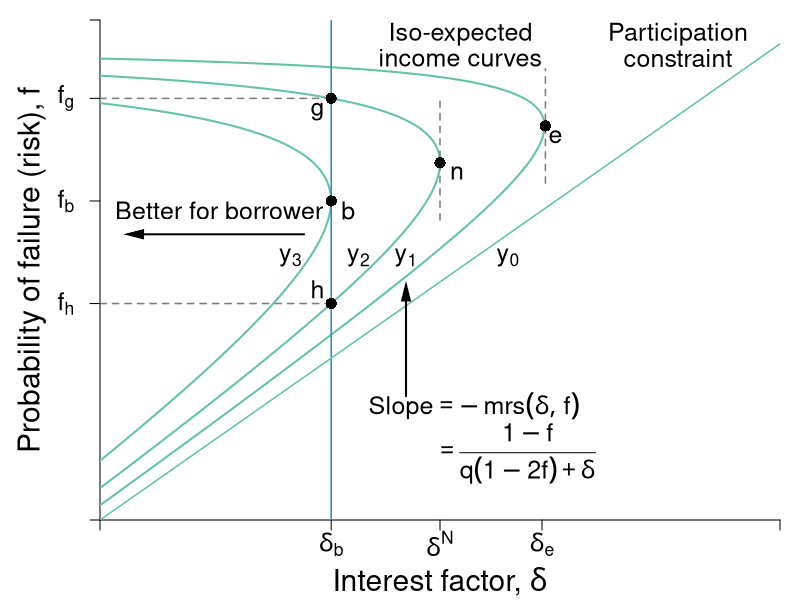

Recreate this plot in R.
#Graph Designer: Simon Halliday
#Authors: Bowles, Foley and Halliday
#Title: Coordination, Conflict and Competition: A Text in Microeconomics

library(shape)
pdf(file = "credit/non_contractual_brf_part_a.pdf", width = 8, height = 6)

#Set parameters for graphics
axislabelsize <- 1.8
labelsize <- 1.5
namesize <- 1.8
annotatesize <- 1.5
graphlinewidth <- 2
segmentlinewidth <- 1.5

COL <- c("#7fc97f", "#beaed4", "#fdc086", "#ffff99", "#386cb0", "#f0027f", "#bf5b17", "#666666")
COLA <- c("#e0f3db", "#99d8c9","#66c2a4","#41ae76", "#238b45", "#005824")
COLB <- c("#c6dbef", "#4eb3d3", "#2b8cbe", "#0868ac","#084081")
grays <- gray.colors(25, start = 1, end = 0)

#Edited the margins to cater for the larger LHS labels
par(mar =  c(4, 5, 1, 1))

brfFn <- function(delta, mu = 1) {
  .5 + (delta / (2 * mu)) 
}

isoreturnFn <- function(delta, pi=0.125) {
  1 - (pi)/delta
}


yFn <- function(d1, f1, mu = 1){
  mu*f1*(1 - f1) - d1*(1 - f1)
}

ylow <- function(delta, mu = 1, ybar = 0.03){
  (-sqrt(delta^2 - 2*delta*mu + mu^2 - 4*mu*ybar) + delta + mu)/(2*mu)
}

yhigh <- function(delta, mu = 1, ybar = 0.03){
  (sqrt(delta^2 - 2*delta*mu + mu^2 - 4*mu*ybar) + delta + mu)/(2*mu)
}

xlims <- c(0, 1)
ylims <- c(0, 1.05)

npts <- 501 
d1 <- seq(xlims[1], xlims[2], length.out = npts)
f1 <- seq(ylims[1], ylims[2], length.out = npts) 
a <- c(0.03, 0.0625, 0.109)

plot(0, 0, xlim = xlims, ylim = ylims, type = "n",
     xlab = expression(paste("")),
     ylab = expression(paste("")), 
     xaxt = "n", 
     yaxt = "n", 
     cex.lab = axislabelsize, 
     bty = "n", 
     xaxs="i", 
     yaxs="i"
)


# ticksy <- seq(from = 0, to = ylims[2], by = 0.1)
# ylabels <- seq(from = 0, to = ylims[2], by = 0.1)
# ticksx <- seq(from = 0, to = xlims[2], by = 0.1)
# xlabels <- seq(from = 0, to = xlims[2], by = 0.1)
#ticksy <- c(ylims[1], 0.5, brfFn(delta = 0.34), brfFn(delta = 0.5), brfFn(delta = 0.65), yhigh(delta = 0.5), ylims[2])
#ticksy <- c(ylims[1], 0.5, brfFn(delta = 0.34), NA, brfFn(delta = 0.5), NA, NA, ylims[2])
ticksy <- c(ylims[1], NA, NA, ylow(delta = 0.34, ybar = 0.0625), brfFn(delta = 0.34), NA, yhigh(delta = 0.34, ybar = 0.0625), ylims[2])

ylabels <- c(NA, NA, NA, NA,NA,NA, NA, NA)
#ylabels <- c(NA, expression(paste(f == frac(1,2))), expression(paste(f^d)), expression(paste(f*(delta^L) )),  expression(paste(f*(delta^n) == frac(3,4))),expression(paste(f*(delta^H) )), expression(paste(f^e)), NA)
ticksx <- c(xlims[1], 0.34, 0.5, 0.65, xlims[2])
xlabels <- c(NA,  expression(paste(delta[b])), expression(paste(delta^N)), expression(paste(delta[e])), NA)

axis(1, at = ticksx, pos = 0, labels = xlabels, cex.axis = labelsize)
axis(2, at = ticksy, pos = 0, labels = ylabels, las = 1,cex.axis = labelsize)

#ylabels <- c(NA, expression(paste(f == frac(1,2))), expression(paste(f^d)), expression(paste(f*(delta^L) )),  expression(paste(f*(delta^n) == frac(3,4))),expression(paste(f*(delta^H) )), expression(paste(f^e)), NA)
#text(-0.08, 0.45, expression(paste(f == frac(1,2))), cex = labelsize, xpd =TRUE)

text(-0.05, ylow(delta = 0.34, ybar = 0.0625), expression(paste(f[h])), cex = labelsize, xpd =TRUE)
#text(-0.07, 0.665, expression(paste(f*(delta^L) )), cex = labelsize, xpd =TRUE)
#text(-0.105, 0.753, expression(paste(f*(delta^N) ==frac(3,4) )), cex = labelsize, xpd =TRUE)
#text(-0.07, 0.832, expression(paste(f*(delta^n))), cex = labelsize, xpd =TRUE)
#text(-0.07, 0.93, expression(paste(f*(delta^H) )), cex = labelsize, xpd =TRUE)
text(-0.05, brfFn(delta = 0.34), expression(paste(f[b])), cex = labelsize, xpd =TRUE)
text(-0.05, yhigh(delta = 0.34, ybar = 0.0625), expression(paste(f[g])), cex = labelsize, xpd =TRUE)
# y-labels with numeric values
# text(-0.0905, 0.48, expression(paste(frac(1,2) == f)), cex = labelsize, xpd =TRUE)
# text(-0.05, 0.58, expression(paste(0.57 == f^d)), cex = labelsize, xpd =TRUE)
# text(-0.07, 0.66, expression(paste(0.67 == f*(delta^L) )), cex = labelsize, xpd =TRUE)
# text(-0.105, 0.76, expression(paste(frac(3,4) == f*(delta^n))), cex = labelsize, xpd =TRUE)
# text(-0.07, 0.84, expression(paste(0.83 == f*(delta^n) )), cex = labelsize, xpd =TRUE)
# text(-0.07, 0.93, expression(paste(0.93 == f*(delta^H) )), cex = labelsize, xpd =TRUE)
# text(-0.05, 1.05, expression(paste(1.05f^e)), cex = labelsize, xpd =TRUE)


npts <- 503 
xx1 <- seq(xlims[1], xlims[2], length.out = npts)
xx2 <- seq(0, 1, length.out = npts)

#Draw the graphs
#lines(xx1, brfFn(xx1), col = COLA[4], lwd = graphlinewidth)

#Axis labels
mtext(expression(paste("Interest factor, ", delta)), side = 1, line = 3, cex = axislabelsize)
text(-0.1, 0.5*(ylims[2]), expression(paste("Probability of failure (risk), ", f)), xpd = TRUE, cex = axislabelsize, srt = 90) 

#Contour lines
contour(d1, f1,
        outer(d1, f1, yFn),
        drawlabels = FALSE,
        col = COLA[3],
        lwd = graphlinewidth,
        levels = a,
        xaxs="i",
        yaxs="i",
        add = TRUE)

segments(0.5, 0.63, 0.5, yhigh(delta = 0.5) - 0.05, lty = 2, col = grays[20] , lwd = segmentlinewidth)
segments(0, yhigh(delta = 0.34, ybar = 0.0625), 0.34, yhigh(delta = 0.34, ybar = 0.0625), lty = 2, col = grays[20] , lwd = segmentlinewidth)
segments(0, ylow(delta = 0.34, ybar = 0.0625), 0.34, ylow(delta = 0.34, ybar = 0.0625), lty = 2, col = grays[20] , lwd = segmentlinewidth)

segments(0.34, 0, 0.34, ylims[2], lty = 1, col = COLB[3], lwd = segmentlinewidth)
segments(0.655, brfFn(delta = 0.655) - 0.12, 0.655, brfFn(delta = 0.655) + 0.12, lty = 2, col = grays[20] , lwd = segmentlinewidth)

segments(0, 0, 1, 1, lty = 1, col = COLA[3] , lwd = segmentlinewidth)

# 
# segments(8, 0, 8,indiffA(x = 8)  , lty = 2, col = "gray" , lwd = segmentlinewidth)
# segments(0, indiffA(x = 8) , 8,indiffA(x = 8)  , lty = 2, col = "gray" , lwd = segmentlinewidth)

text(0.5+ 0.025, brfFn(delta = 0.5) - 0.02, expression(paste(n)), cex = labelsize)
points(0.5, brfFn(delta = 0.5), pch = 16, col = "black", cex = 1.5)
text(0.34+ 0.025, brfFn(delta = 0.34) - 0.02, expression(paste(b)), cex = labelsize)
points(0.34, brfFn(delta = 0.34), pch = 16, col = "black", cex = 1.5)
text(0.65 + 0.02, brfFn(delta = 0.65) - 0.02, expression(paste(e)), cex = labelsize)
points(0.655, brfFn(delta = 0.655), pch = 16, col = "black", cex = 1.5)

#Points g and h on the Nash iso-expected income
#but on the lower delta for delta[b]
text(0.34 - 0.02, ylow(delta = 0.34, ybar = 0.0625) + 0.03, expression(paste(h)), cex = labelsize)
points(0.34, ylow(delta = 0.34, ybar = 0.0625), pch = 16, col = "black", cex = 1.5)
text(0.34 - 0.02, yhigh(delta = 0.34, ybar = 0.0625) - 0.028, expression(paste(g)), cex = labelsize)
points(0.34, yhigh(delta = 0.34, ybar = 0.0625), pch = 16, col = "black", cex = 1.5)



text(0.53, 1.02, expression(paste("Iso-expected")), cex = labelsize)
text(0.53, 0.97, expression(paste("income curves")), cex = labelsize)
#text(0.3, 1.01, expression(paste(y[1] == y^L)), cex = labelsize)
#text(0.3, 0.88, expression(paste(y[2] == y^{NE})), cex = labelsize)
#text(0.2, 0.75, expression(paste(y[3] == y^H)), cex = labelsize)

text(0.6, 0.55, expression(paste(y[0])), cex = labelsize)
text(0.45, 0.55, expression(paste(y[1])), cex = labelsize)
text(0.38, 0.55, expression(paste(y[2])), cex = labelsize)
text(0.28, 0.55, expression(paste(y[3])), cex = labelsize)
text(0.55, 0.24, expression(paste("Slope", phantom() == -mrs(delta, f))), cex = labelsize)
text(0.61, 0.14, expression(paste(phantom() == frac(1 - f, q*(1 - 2*f) + delta))), cex = labelsize)
Arrows(0.45, 0.26, 0.45, 0.48, col = "black", lty = 1, lwd = 2, arr.type = "triangle", arr.lwd = 0.5)


#text(0.82, 0.6, expression(paste("More expected income")), cex = labelsize, xpd = TRUE)
text(0.175, 0.65, expression(paste("Better for borrower")), cex = labelsize,xpd = TRUE)
Arrows(0.3, 0.6, 0.05, 0.6, col = "black", lty = 1, lwd = 2, arr.type = "triangle", arr.lwd = 0.5)

text(0.85, 1.02, expression(paste("Participation")), cex = labelsize)
text(0.85, 0.97, expression(paste("constraint")), cex = labelsize)



#text(0.85, 0.68, expression(paste("A's Best Response")), cex = labelsize, xpd  = TRUE)
#text(0.85, 0.63, expression(paste("function")), cex = labelsize, xpd  = TRUE)
#text(0.86, 0.55, expression(paste("Slope ", phantom() == frac(1, 2*q))), cex = labelsize, xpd  = TRUE)
#Arrows(0.85, 0.73, 0.85, 0.89, col = "black", lty = 1, lwd = 2, arr.type = "triangle", arr.lwd = 0.5)

dev.off()
